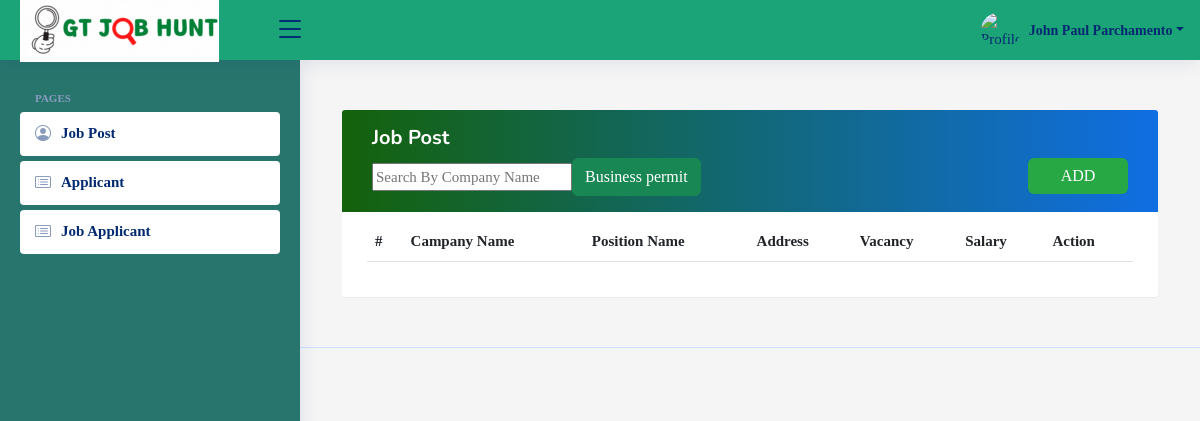
The page /admin panel/employerindex.php (signed in) on the database as committed earlier.
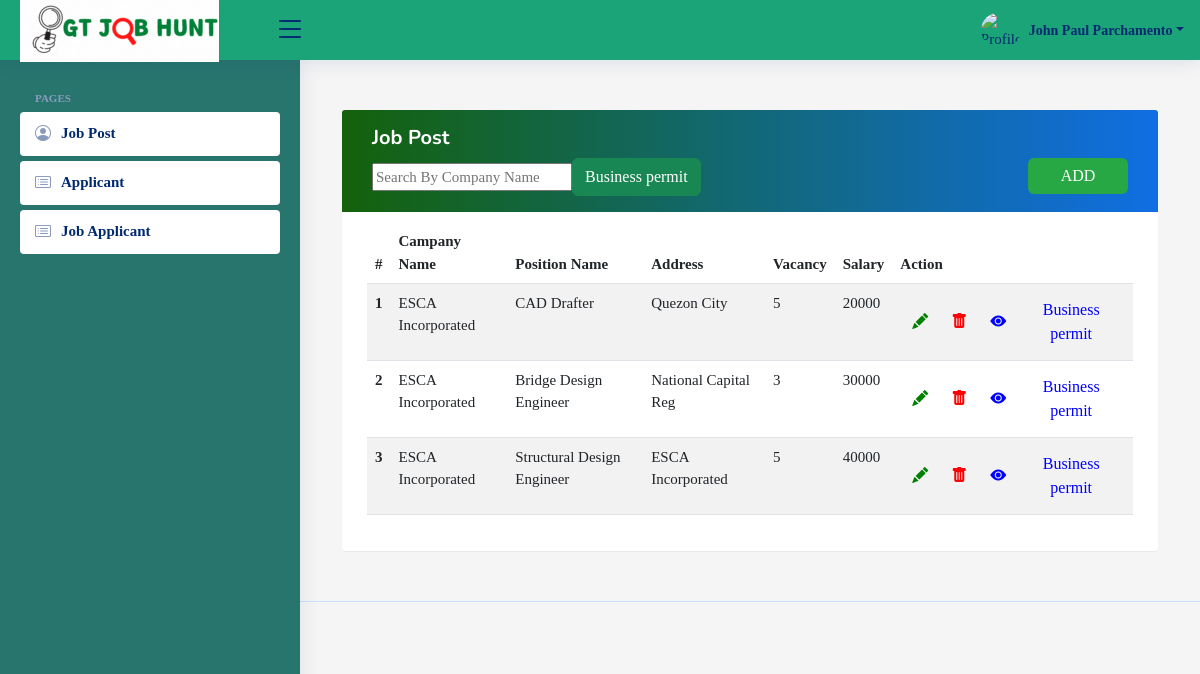
The same page on the database as committed later.
### tables this page shows
CREATE TABLE `jobs` (
  `jobs_id` int(11) NOT NULL,
  `job_company_logo` varchar(255) DEFAULT NULL,
  `job_company_name` varchar(100) NOT NULL,
  `jobs_name` varchar(100) NOT NULL,
  `jobs_address` varchar(100) NOT NULL,
  `jobs_description` longtext NOT NULL,
  `jobs_r_skills` varchar(100) NOT NULL,
  `jobs_r_education_id` int(11) NOT NULL,
  `jobs_preferred_time` varchar(100) NOT NULL,
  `jobs_r_experience` varchar(100) NOT NULL,
  `jobs_vacancy_count` varchar(100) NOT NULL,
  `job_expected_salary` varchar(100) NOT NULL,
  `created_at` timestamp NOT NULL DEFAULT current_timestamp(),
  `jobs_user_id` int(11) NOT NULL,
  `req_id` int(11) NOT NULL
);

### admin panel/classes/CONFIGDB.php (called while the page is built, shortened)
<?php
	class CONFIGDB
	{
		private $_host = 'localhost';
		private $_username = 'root';
		private $_password = '';
		private $_database = 'job_portal_db';
		protected $connection;
		public function __construct()
		{
			if (!isset($this->connection)) {
				$this->connection = new mysqli($this->_host, $this->_username, $this->_password, $this->_database);
			}
			return $this->connection;
		}
	}
?>

### admin panel/classes/CRUDAPI.php (called while the page is built, shortened)
<?php
include_once 'CONFIGDB.php';
class CRUDAPI extends CONFIGDB
{
	public function getData($query)
	{
		$result = $this->connection->query($query);
		$rows = array();
		while ($row = $result->fetch_assoc()) {
			$rows[] = $row;
		}
		return $rows;
	}
}
?>

### admin panel/employerindex.php (the view, shortened to what this page needs)
<?php
    include_once("classes/CRUDAPI.php");
?>
<?php include('layouts/head.php'); ?>
<?php include('layouts/header.php'); ?>
<?php include('layouts/sidebaremployeer.php'); ?>
<div class="container">
      <div class="table-wrapper">
        <div class="table-title">
          <div class="row">
            <div class="col-md-12">
          <h5><b>Job Post</b></h5>
          <button type="button" class="btn btn-primary" id="jobs" style=" background-color:#28a745;  width:100px; float:right; border:none;">ADD</button>
          <div class="search-bar">
            <div class="search-form d-flex align-items-center" method="POST" action="#">
             <input type="text" id="searchData" placeholder="Search By Company Name" style="width:200px;" title="Enter search keyword">
             <div class="custom-file col-6">
                    <button style="  margin-right:120px;" type="button" class="btn btn-success" data-id="<?php echo $_SESSION['USERID']; ?>" id="Business_permit">Business permit</button>
                    </div>
           </div>
      </div>
        </div>
          </div>
    </div>
       <table class="table table-striped table-hover">
            <thead>
              <tr>
              <th scope="col">#</th>
            <th scope="col">Campany Name</th>
            <th scope="col">Position Name</th>
            <th scope="col">Address</th>
            <th scope="col">Vacancy</th>
            <th scope="col">Salary</th>
            <th scope="col">Action</th>
            </thead>
            <tbody id="table-main">
                <?php
                   if(isset($_SESSION['USERROLE'])){
                    $jobuser= $_SESSION['USERID'];
                $query = "SELECT * FROM `jobs` where jobs_user_id=$jobuser";
                $result = $crudapi->getData($query);
                $number = 1;
                foreach ($result as $key => $data) {
                ?>
                 <tr>
                 <th scope="row"><?php echo $number; ?></th>
              <td><?php echo $data["job_company_name"] ?></td>
              <td><?php echo $data["jobs_name"] ?></td>
              <td><?php echo $data["jobs_address"] ?></td>
              <td><?php echo $data["jobs_vacancy_count"] ?></td>
              <td><?php echo $data["job_expected_salary"] ?></td>
                     <td>
                     <div class="btn-group" role="group" aria-label="Basic example">
                  <button type="button" data-id="<?php echo $data['jobs_id']; ?>" class="btn btn-primary" style="background-color:transparent; color:green; border:none;" id="editbtn"><i class="bi bi-pencil-fill"></i></button>
                  <button type="button" data-id="<?php echo $data['jobs_id']; ?>" class="btn btn-danger" style="background-color:transparent; color:red; border:none;" id="deletebtn"><i class="bi bi-trash-fill"></i></button>
                  <button type="button" data-id="<?php echo $data['jobs_id']; ?>" class="btn btn-primary" style="background-color:transparent; color:blue; border:none;" id="view"><i class="bi bi-eye-fill"></i></button>
                  <button type="button" data-id="<?php echo $data['requirements_filename']; ?>" class="btn btn-primary" style="background-color:transparent; color:blue; border:none;" id="view_permit">Business permit</button>
                </div>
              </td>
              </tr>
          <?php $number++; } }?>
        </tbody>
      </table>
</div>
</div>
<?php include('layouts/footer.php'); ?>

Rows that differ between the two databases and show on the page:
added jobs: job_company_name "ESCA Incorporated", jobs_name "CAD Drafter", jobs_address "Quezon City", jobs_vacancy_count "5", job_expected_salary "20000"
added jobs: job_company_name "ESCA Incorporated", jobs_name "Bridge Design Engineer", jobs_address "National Capital Reg", jobs_vacancy_count "3", job_expected_salary "30000"
added jobs: job_company_name "ESCA Incorporated", jobs_name "Structural Design Engineer", jobs_address "ESCA Incorporated", jobs_vacancy_count "5", job_expected_salary "40000"
